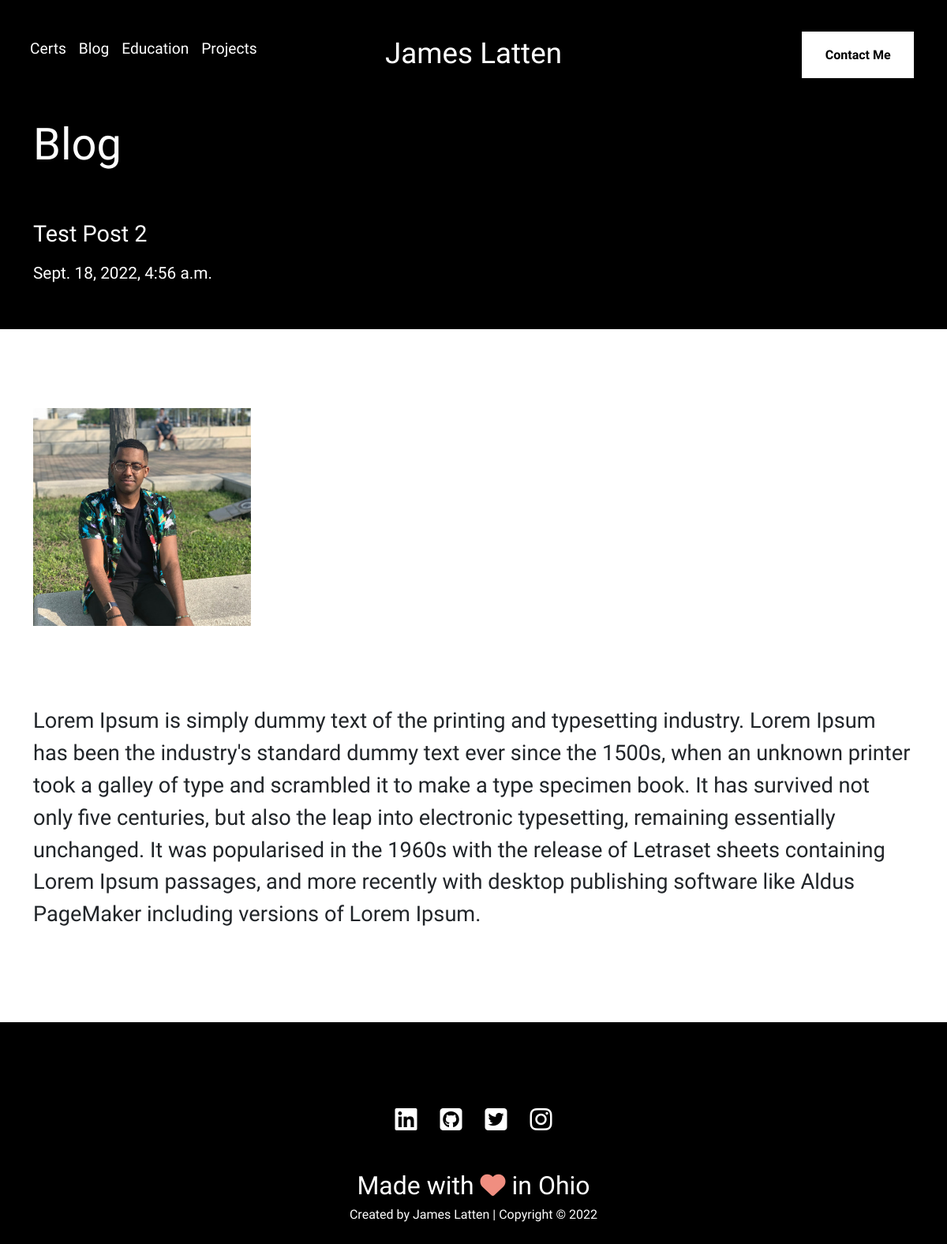
Page /blog/test-post-2/ on the committed database.
### blog/models.py (models this page shows, shortened)
class Post(models.Model):
    title = models.CharField(max_length=200, unique=True)
    cover = models.ImageField(upload_to='static/storage/images/', blank=True)
    slug = models.SlugField(max_length=200, unique=True)
    author = models.ForeignKey(User, on_delete=models.CASCADE, related_name='blog_posts')
    updated_on = models.DateTimeField(auto_now=True)
    content = models.TextField()
    created_on=models.DateTimeField(auto_now_add=True)
    status = models.IntegerField(choices=STATUS, default=0)
    class Meta:
        ordering = ['-created_on']

### blog/views.py (the view)
# urls.py: path('blog/<slug:slug>/', views.PostDetail.as_view(), name='post_detail'),
class PostDetail(generic.DetailView):
    model = Post
    template_name = 'post_detail.html'

### templates/post_detail.html (shortened to what this page needs)
{% extends "layout/base.html" %}
{% block content %}
{% load static %}
<div class="section blogPage firstSection">
    <div class="container">
        <h3 class="introduction">
            Blog
        </h3>
        <div class="blogInfo">
            <p>{% block title %} {{ object.title }} {% endblock title %}</p>
            <h5>{{ post.created_on }}</h5>
        </div>
    </div>
</div>
<div class="section blogPage secondSection" id="education">
    <div class="container">
        <div class="row">
            <img src="{{ post.cover.url}}" />
            <p>{{ object.content | safe }}</p>
        </div>
    </div>
</div>
<link href="https://assets.calendly.com/assets/external/widget.css" rel="stylesheet">
{% endblock %}

### static/css/blog.css (style rules this page uses)
* { font-family:"Unna" }
body { background:#000;-webkit-animation:fadein 2s;-moz-animation:fadein 2s;-ms-animation:fadein 2s;-o-animation:fadein 2s;animation:fadein 2s }
.blogPage.firstSection { padding-top:50px;padding-bottom:50px }
.blogPage.firstSection .container .blogInfo { padding-top:50px }
.blogPage.firstSection .container .blogInfo p { font-size:1.8em !important;color:white }
.blogPage.firstSection .container .blogInfo h5 { color:white;font-size:1.3em }
.blogPage.firstSection .container p { font-size:2em;color:white }
.blogPage.secondSection { padding-top:100px;padding-bottom:100px }
.blogPage.secondSection .container .row img { max-width:300px;margin-bottom:100px }
.blogPage.secondSection .container .row p { font-size:1.7em }
.firstSection { padding-top:150px }
.firstSection .container h3 { font-size:3.5em;color:white }
.secondSection { background:#fff;padding-top:50px;padding-bottom:100px }

### rows in the picture
Post: title "Test Post 2", created_on "Sept. 18, 2022, 4:56 a.m.", cover (picture), content "Lorem Ipsum is simply dummy text of the printing and typesetting industry. Lorem Ipsum has been the industry's standard dummy text ever since the 1500s, when an unknown printer took a galley of type and scrambled it to make a type specimen book. It has survived not only five centuries, but also the leap into electronic typesetting, remaining essentially unchanged. It was popularised in the 1960s with the release of Letraset sheets containing Lorem Ipsum passages, and more recently with desktop publishing software like Aldus PageMaker including versions of Lorem Ipsum."
